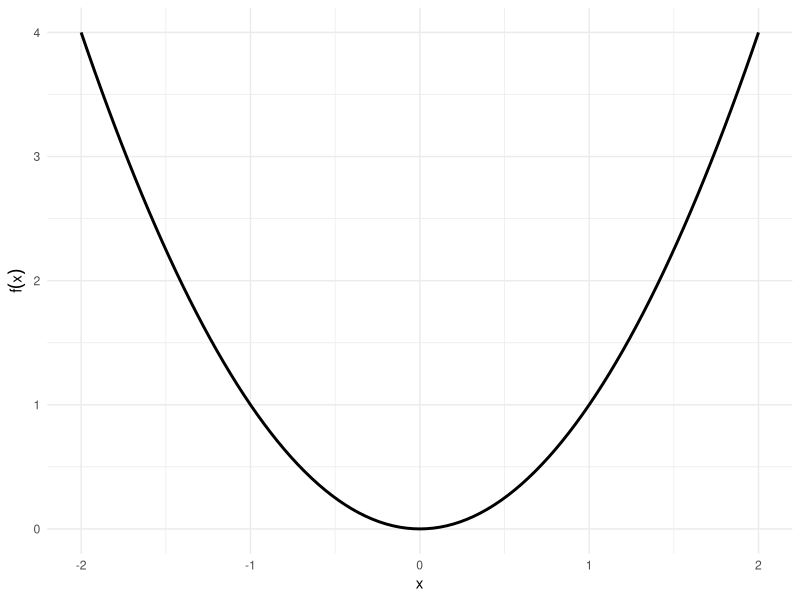
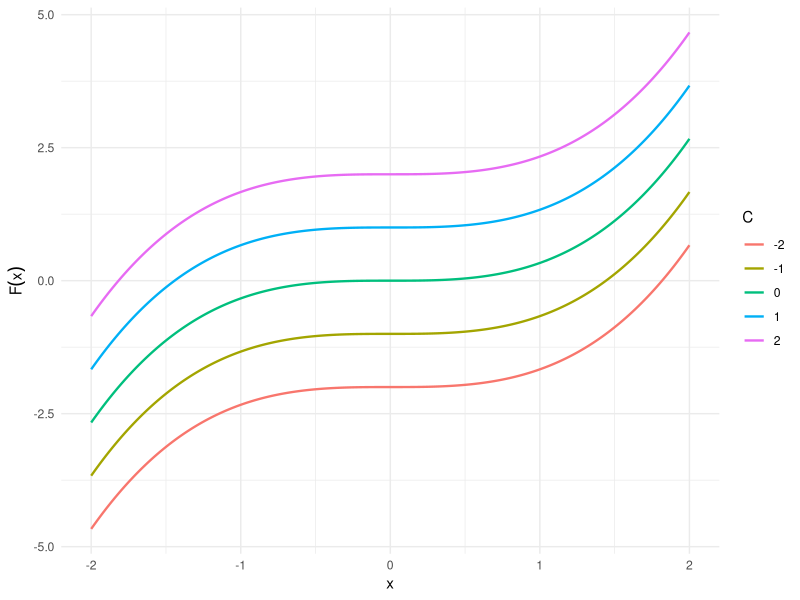

The R source for these figures, in order:
## ---- chunk 1
#| code-fold: true
#| layout-ncol: 2
#| fig-subcap:
#|   - "The derivative $f(x) = x^2$"
#|   - "Family of antiderivatives $F(x) = x^3/3 + C$"
library(ggplot2)

ggplot() +
  geom_function(fun = \(x) x^2, xlim = c(-2, 2), linewidth = 1) +
  labs(x = "x", y = expression(f(x))) +
  theme_minimal()

C_vals <- c(-2, -1, 0, 1, 2)
x_seq <- seq(-2, 2, length.out = 200)
df <- do.call(rbind, lapply(C_vals, \(C) data.frame(
  x = x_seq,
  y = x_seq^3 / 3 + C,
  C = factor(C)
)))

ggplot(df, aes(x = x, y = y, color = C)) +
  geom_line(linewidth = 0.8) +
  labs(x = "x", y = expression(F(x)), color = "C") +
  theme_minimal()
